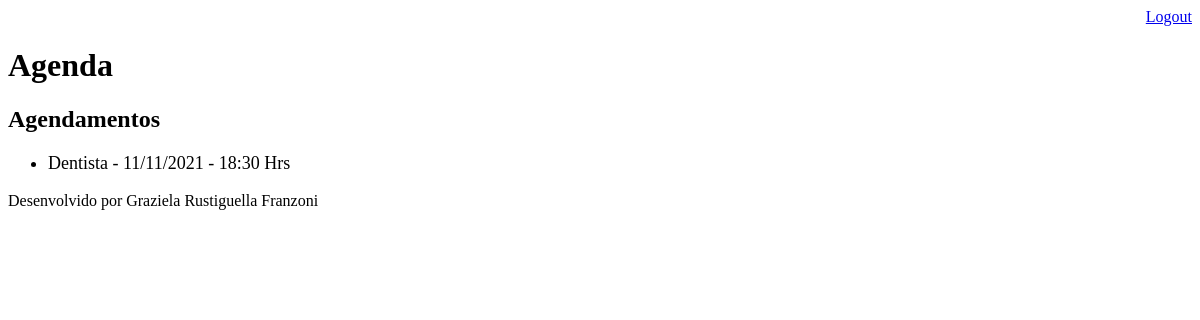
/agenda/ (signed in), run on an earlier commit of the app's database.
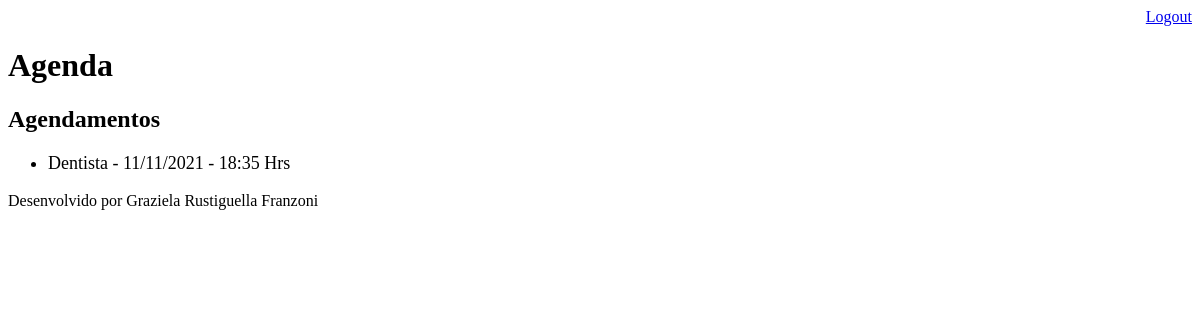
And on a later commit of the database.
### core/models.py (models this page shows, shortened)
class Evento(models.Model):
    titulo = models.CharField(max_length=100, verbose_name='Título')
    descricao = models.TextField(blank=True, null=True, verbose_name='Descrição')  # pode vir o campo vazio e também pode ser nulo
    data_evento = models.DateTimeField(verbose_name='Data do evento')
    data_criacao = models.DateTimeField(auto_now=True, verbose_name='Data da criação') # campo automático, sem o usuário precisar alterando
    usuario = models.ForeignKey(User, models.CASCADE) # se o usuário for excluído da app, excluí também todos os eventos dele
    class Meta:
        db_table = "evento"
    def get_data_evento(self):
        return self.data_evento.strftime('%d/%m/%Y - %H:%M Hrs') # retorna a data e hora no padrão Brasil

### core/views.py (the view)
# urls.py: path('agenda/', views.lista_eventos),
@login_required(login_url='/login/')
def lista_eventos(request):
    usuario = request.user
    evento = Evento.objects.filter(usuario=usuario)
    dados = {'eventos': evento}
    return render(request, 'agenda.html', dados)

### core/templates/agenda.html
{% extends "model-page.html" %}
{% block content %}
    <h2>Agendamentos</h2>
    <ul style="font-size: 18px">
    {% for evento in eventos %}
         <li>{{ evento.titulo }} - {{ evento.get_data_evento }}</li>
    {% endfor %}
    </ul>
{% endblock %}

What changed in the data, as far as the page shows it:
changed Evento "Dentista": get_data_evento "11/11/2021 - 18:30 Hrs" → "11/11/2021 - 18:35 Hrs"
